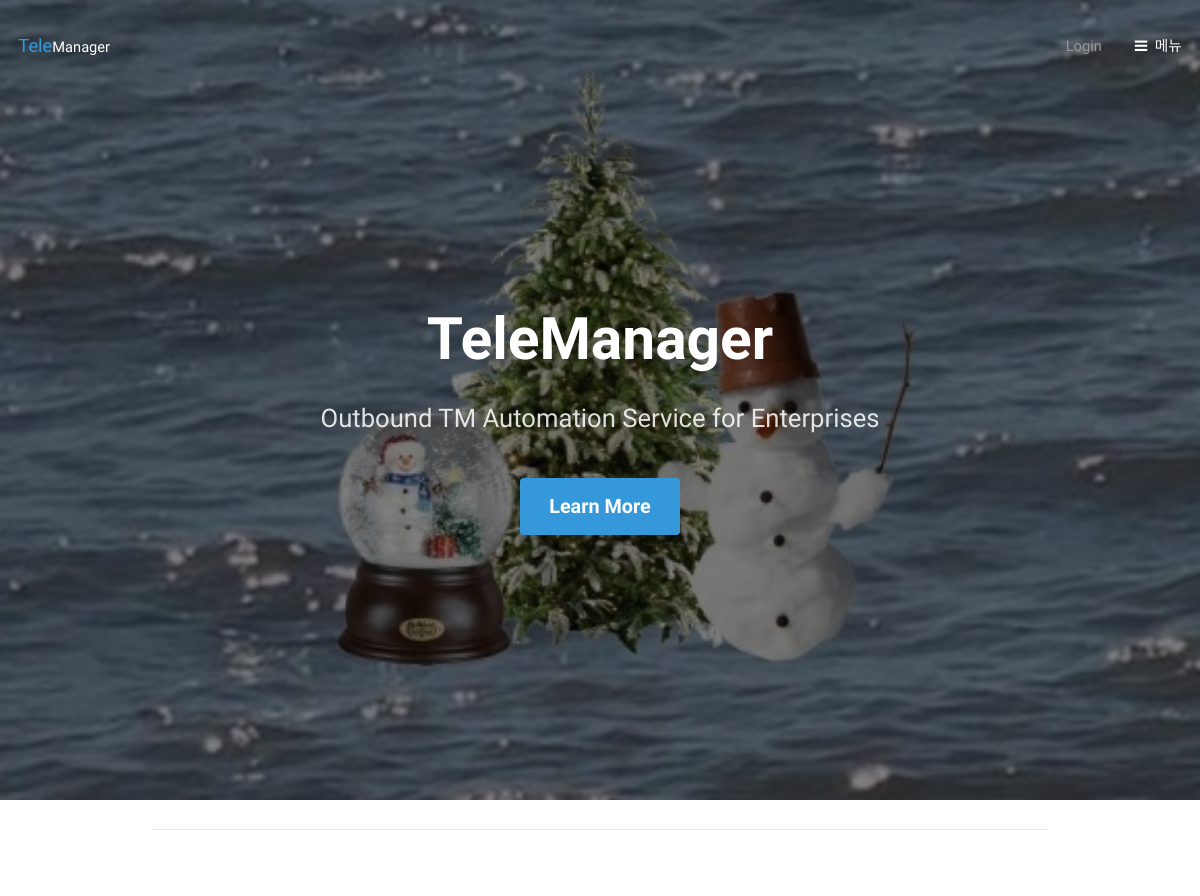
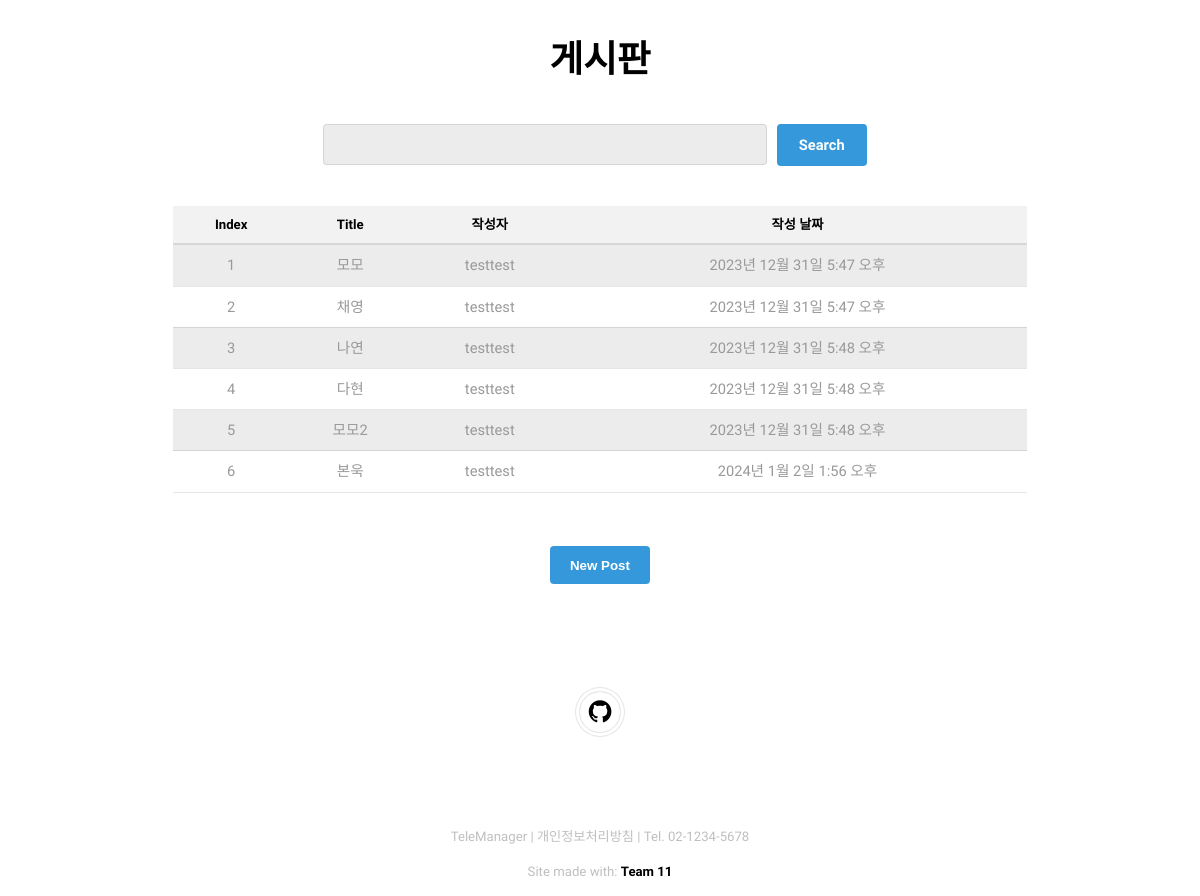
Page /post/ on the committed database (2 pictures, top to bottom).
### post/models.py (models this page shows, shortened)
class Post(models.Model):
    title = models.CharField(max_length=200, default='Default Title')
    content = models.TextField()
    author = models.ForeignKey(User, on_delete=models.CASCADE)
    created = models.DateTimeField(null=True)

### post/views.py (the view)
    def _wrapped_view(request, *args, **kwargs):
        client_ip = request.META.get('REMOTE_ADDR')
        if client_ip not in ALLOW_URL_LIST:
            return redirect('account:urlerror')  # 특정 URL로 리디렉션
        return view_func(request, *args, **kwargs)

### post/views.py (called while the page is built)
def check_ip_allowed(view_func):
    def _wrapped_view(request, *args, **kwargs):
        client_ip = request.META.get('REMOTE_ADDR')
        if client_ip not in ALLOW_URL_LIST:
            return redirect('account:urlerror')  # 특정 URL로 리디렉션
        return view_func(request, *args, **kwargs)
    return _wrapped_view

@check_ip_allowed
def index(request):
    posts = Post.objects.all()
    search_key = request.GET.get("keyword", "")
    if search_key:
        print(search_key)
        posts = Post.objects.filter(title__icontains=search_key)
    return render(request, 'post/post_list.html', {'posts':posts, 'q':search_key})

### post/templates/post/post_list.html (shortened to what this page needs)
{% extends 'base.html' %}
{% load static %}
{% block content %}
<div id="main" class="container">
    <hr>
    <br><br>
    <div class="custom-table-wrapper">
        <h2>게시판</h2>
        <form id ='searchForm' action="" method="get" class="custom-search" >
            <input type="text" id="searchInput" name="keyword" value="{{q|default:''}}" >
            <input type="submit" value="Search" >
        </form>
        <table>
            <thead>
                <tr>
                    <th>Index</th>
                    <th>Title</th>
                    <th>작성자</th>
                    <th>작성 날짜</th>
                </tr>
            </thead>
            <tbody>
                {% for post in posts %}
                    <tr>
                        <td>{{ forloop.counter }}</td>
                        <td><a href="{% url 'post:post_detail' pk=post.pk %}">{{ post.title }}</a></td>
                        <td>{{ post.author.username }}</td>
                        <td>{{ post.created }}</td>
                    </tr>
                {% endfor %}
            </tbody>
        </table>
        <br>
        <button> <a href="{% url 'post:post_new' %}" style='color:white'>New Post</a></button>
    </div>
</div>
{% endblock %}

### templates/base.html (shortened to what this page needs)
<!DOCTYPE HTML>
<html lang="ko">
<head>
    {% load static %}
    <link rel="stylesheet" href="{% static 'css/main.css' %}">
</head>
<body>
    <header id="header" class="alt">
        <div class="logo">
            <a href="/">Tele<span>Manager</span></a>
        </div>
        {% if not user.is_authenticated %}
        <span class="header-text">
            <a href="/account/">Login</a>
        </span>
        {% endif %}
        <a href="#menu">메뉴</a>
    </header>
    <section id="banner">
        <div class="inner">
            <header>
                <h1>TeleManager</h1>
                <p>Outbound TM Automation Service for Enterprises</p>
            </header>
            <a href="#main" class="button big scrolly">Learn More</a>
        </div>
    </section>
    {% block content %}{% endblock %}
    <footer id="footer">
        <div class="copyright">
            <ul class="icons">
                <li><a href="https://github.com/TeleManager" class="icon fa-github"><span class="label">Github</span></a></li>
            </ul>
        </div>
    </footer><div class="copyright">
        TeleManager | 개인정보처리방침 | Tel. 02-1234-5678
    </div>
    <div class="copyright">
        Site made with: <a href="#">Team 11</a>
    </div>
</body>
</html>

### rows in the picture
Post: title "모모", author.username "testtest", created "2023년 12월 31일 5:47 오후"
Post: title "채영", author.username "testtest", created "2023년 12월 31일 5:47 오후"
Post: title "나연", author.username "testtest", created "2023년 12월 31일 5:48 오후"
Post: title "다현", author.username "testtest", created "2023년 12월 31일 5:48 오후"
Post: title "모모2", author.username "testtest", created "2023년 12월 31일 5:48 오후"
Post: title "본욱", author.username "testtest", created "2024년 1월 2일 1:56 오후"
